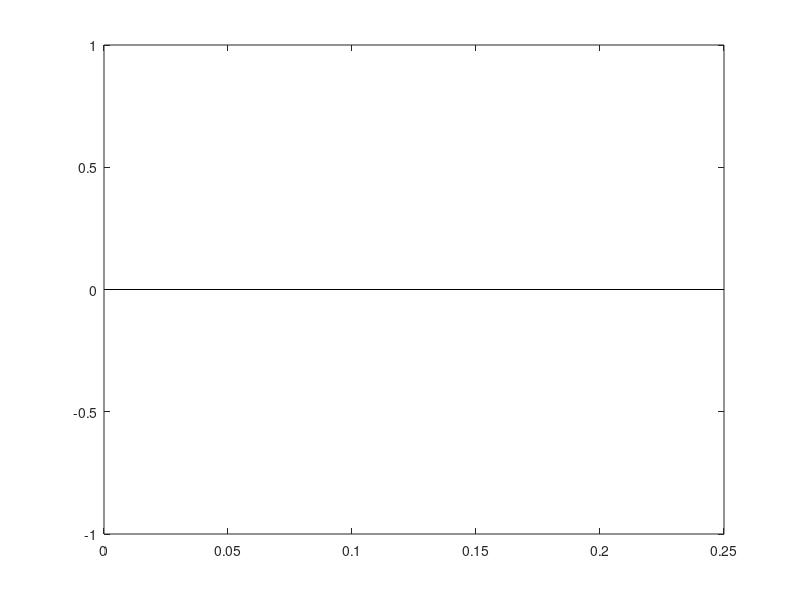

Recreate this plot in MATLAB. (Note: this script raises an error after producing the figure.)
%This is the first attempt at writing an icp algorithm using icp_1
%It takes the approach of 
clear all
close all
clc
load newdata.mat

%add some noise to our data
%LidarScan = LidarScan.*normrnd(1,0.01,size(LidarScan,1),size(LidarScan,2));

offset=[0;0;0];
cur=offset;

pose=[0;0;0];
post_dot=[];

%full map
map = [];

converge_metric = 5e-4;
pointer_scale = 0.25;

lidarRange = 4;


%radius to filter out points when running icp
filter_radius = lidarRange*1.2;

for nScan = 1:2:size(LidarScan,1)

    disp = [[0 1];[0 0]];
    
    %Grab lidar angles and the scan
    a = LidarAngles;
    z = LidarScan(nScan, :);

    %  Remove out of range measurements
    I = (z >= LidarRange);
    a(I) = [];
    z(I) = [];

    [x,y] = pol2cart(a,z);

    %fill the map if it doesn't exist yet.
    raw = [x;y];

    if isempty(map)
        map = [map raw];
    else
 
    if size(pose,2) > 1        
        TT = repmat(pose(1:2,end) + (pose(1:2,end) - pose(1:2,end-1)), 1, size(raw,2));
        phi = pose(3,end) + (pose(3,end)-pose(3,end-1));
        TR = [cos(phi) (-sin(phi)); sin(phi) cos(phi)];
        
        raw = TR*raw + TT;
        disp = TR*disp + TT(:,1:2);
    end
    
    %sest the estimated pose diff to zero
    %est_dtheta = 0;
    
    ii = 0;
    while true
        
        ii = ii + 1;
        
        %temp_map = map;
        temp_map = filterFarPoints(map, cur(1:2,:), filter_radius);

        %kill all the points which are not "close" to the world and run 1
        %iteration of icp on them
        temp = killoutliers(temp_map, raw, 0.1);

        [TR,TT] = call_icp1(temp_map,temp);

        %move the points sample based on the icp output and update the
        %estimated pose
        TR = TR(1:2,1:2);
        TT = repmat(TT(1:2), 1, size(raw,2));

        raw = real(TR * raw + TT);
        disp = real(TR * disp + TT(:,1:2));

        %est_dtheta = est_dtheta + acos(TR(1,1));
        
        %get the difference in TT so we know when to converge the icp
        %algorithm.  This is a pretty schotty way of convergence, as it
        %doesn't take into account if the value bounced around the setpoint
        %but it works for this application
        dTT = mag(TT(:,1))
        
        %we need to run the loop at least once before we check this
        if ii > 1
            %Check for convergence
            if abs(dTT) < converge_metric
                tt = disp(:,2) - disp(:,1);
                [theta, ~] = cart2pol(tt(1), tt(2));
                cur = ([disp(:,1);theta] - offset)
                pose = [pose cur];
                break;
            end
        end
        
    end

    %update the world
    map = [map raw];

    
    %plot everything
    figure(1)
    plot(raw(1,:), raw(2,:), 'r.')
    hold on
    %plot(est_x(1,:), est_x(2,:), 'k.');
    end
    
    plot(map(1,:), map(2,:), 'b.')
    
    plot(pose(1,:), pose(2,:), 'mo')
    
    pointer = disp;
    pointer(:,2) = pointer_scale*(pointer(:,2) - pointer(:,1));
    pointer(:,2) = pointer(:,2) + disp(:,1);
    
    plot(pointer(1,:), pointer(2,:), 'k-')
    hold off
    
    %pause so we can display things
    pause(0.1);
end
